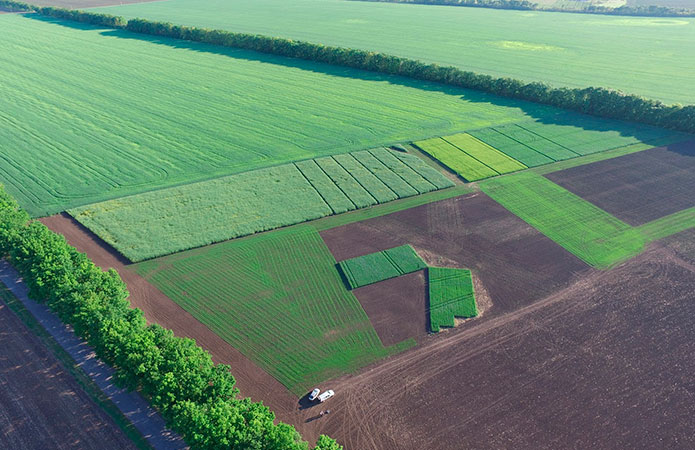
#> input picture Photo1.jpg, 695 x 450 px
$ python Dron5.py   (older library calls are emulated)
#> lines starting #> are read from the running program, lines starting #| are printed output that depends on the picture; long printed decimals are rounded
from PIL import Image
import cv2
def get_main_color(img):
    colors = img.getcolors(2560) #put a higher value if there are many colors in your image
    max_occurence, most_present = 0, 0
    try:
        for c in colors:
            if c[0] > max_occurence:
                (max_occurence, most_present) = c
        return most_present
    except TypeError:
        raise Exception("Too many colors in the image")
def get_avg_color(img):
    red, green, blue = 0, 0, 0
    n = len(img)*len(img[0])
    for row in img:
        for pixel in row:
            print(pixel[0])
            red += pixel[0]
            green += pixel[1]
            blue += pixel[2]
            #print(pixel)
    red = red/n
    green = green / n
    blue = blue / n
    return(red,green,blue)
#img = cv2.imread("Photo1.jpg")
#get_avg_color(img)
def imposition(img1,img2):
    im1 = img1
    im2 = img2
    im1.paste(im2, (j,i), im2)
    Photosave=im1
img = Image.open("Photo1.jpg")
#> img is the input picture: PIL image 695x450 RGB; mean R, G, B 98, 131.7, 106.9
img2 = Image.open("Photo2.jpg")
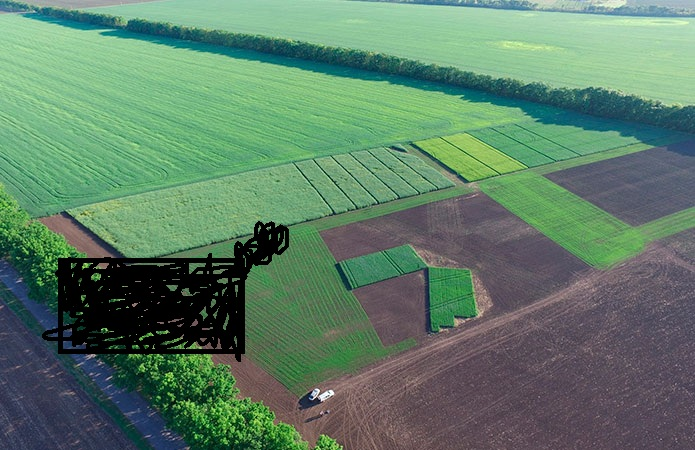
#> input picture Photo2.jpg, 695 x 450 px
#> img2 is the input picture: PIL image 695x450 RGB; mean R, G, B 93.6, 125.2, 102.8
imgwidth, imgheight = img.size
#> imgwidth = 695; imgheight = 450
#img.crop((30, 30, w-80, h-40)).save("file.png")
amount = 1;
width, length = 15, 10
img3 = Image.new("RGBA", (220, 220), (255, 255, 255))
#> img3: PIL image 220x220 RGBA; every value is 255
img3 = Image.open("redd-11.png").convert("RGBA")
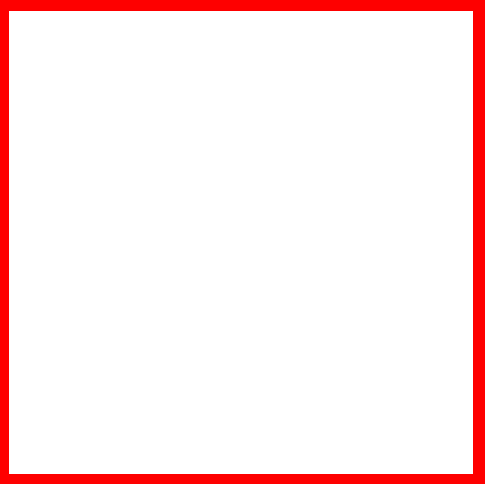
#> input picture redd-11.png, 485 x 484 px
#> img3 is the input picture: PIL image 485x484 RGBA; mean R, G, B, A 254.9, 233.4, 233.4, 21.6
img3 = img3.resize((width,length), Image.ANTIALIAS)
img3.save("red.png")
Photosave=Image.open("Photo1.jpg")
Photosave2=Image.open("Photo2.jpg")
for i in range(0,imgheight,length):
    for j in range(0,imgwidth,width):
        if j+width > imgwidth:
            w = imgwidth
        else:
            w = j+width
#> w = 15
        if i+length > imgheight:
            h = imgheight
        else:
            h = i+length
#> h = 10

        #img.crop((j, i, w, h)).save("images/file"+str(amount)+".png")
        cropimages1=img.crop((j, i, w, h))
        cropimages2=img2.crop((j, i, w, h))
        imgg1=cropimages1
        imgg2 = cropimages2
        imgg1.save("1Crop.jpg")
        imgg2.save("2Crop.jpg")
        imgg1= cv2.imread("1Crop.jpg")
        imgg2 = cv2.imread("2Crop.jpg")
        color1 =  get_avg_color(imgg1)
#> in get_avg_color, `n = len(img)*len(img[0])`: n = 150
#> the loop in get_avg_color, `for row in img:` made 10 passes
#> (printed output is left out)
#> after the loop in get_avg_color, `for row in img:`: blue = 11306; green = 19508; red = 21083
#> in get_avg_color, `red = red/n`: red = 140.6
#> in get_avg_color, `green = green / n`: green = 130.1
#> in get_avg_color, `blue = blue / n`: blue = 75.37
#> color1 = (140.6, 130.1, 75.37)
        color2 =  get_avg_color(imgg2)
#> the loop in get_avg_color (call 2), `for row in img:` made 10 passes
#> (printed output is left out)
#> color2 = (140.5, 129.9, 75.5)
        mult = abs(color1[0]-color2[0]) * abs(color1[1]-color2[1]) * abs(color1[2]-color2[2])
#> mult = 0.00197
        print(mult)
#| 0.00197
        if not(mult<=12500):
            imposition(Photosave,img3)
            imposition(Photosave2,img3)
            #cropimages1.save("uncommon/"+"(1)"+str(amount)+str(color1)+".jpg")
            #cropimages2.save("uncommon/"+"(2)"+str(amount)+str(color2)+".jpg")
        amount=amount+1
image1 = Photosave
image2 = Photosave2
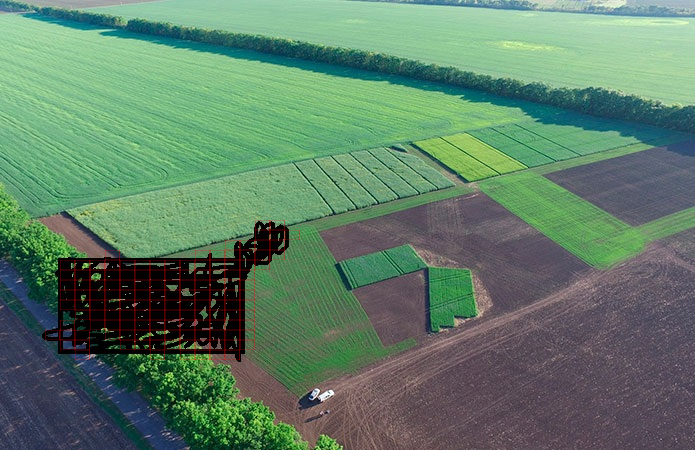
#> image2: PIL image 695x450 RGB; mean R, G, B 94.7, 125.1, 102.7
(width1, height1) = image1.size
#> width1 = 695; height1 = 450
(width2, height2) = image2.size
#> width2 = 695; height2 = 450
result_width1 = width1+width2
#> result_width1 = 1390
result_height1 = max(height1,height2)
#> result_height1 = 450
result1=Image.new('RGB', (result_width1, result_height1))
#> result1: PIL image 1390x450 RGB; every value is 0
result1.paste(im=image1, box=(0,0))
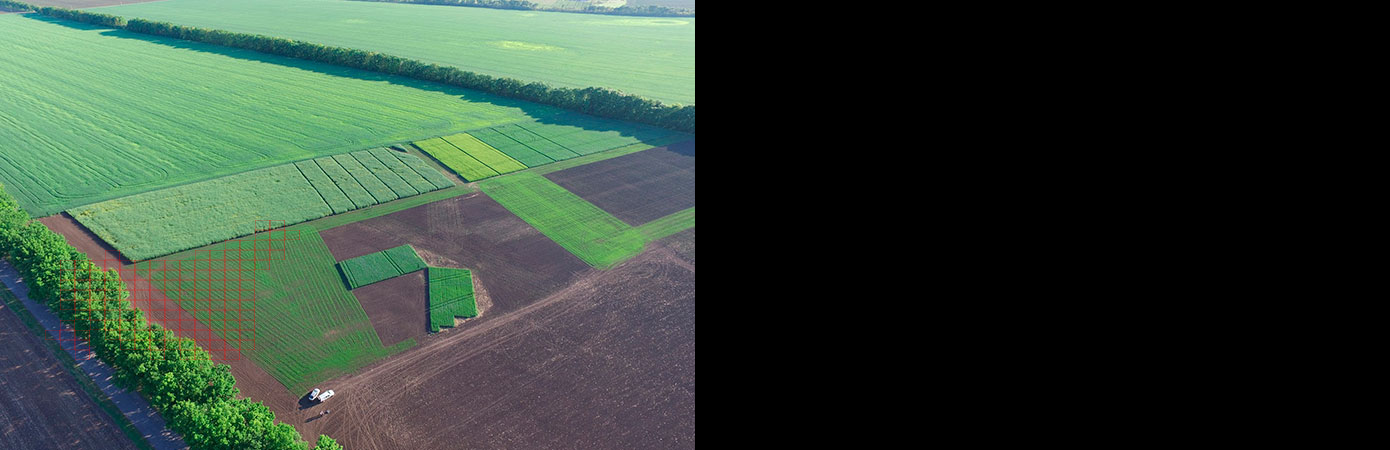
#> result1: PIL image 1390x450 RGB; mean R, G, B 49.4, 65.5, 53.3
result1.paste(im=image2, box=(width2,0))
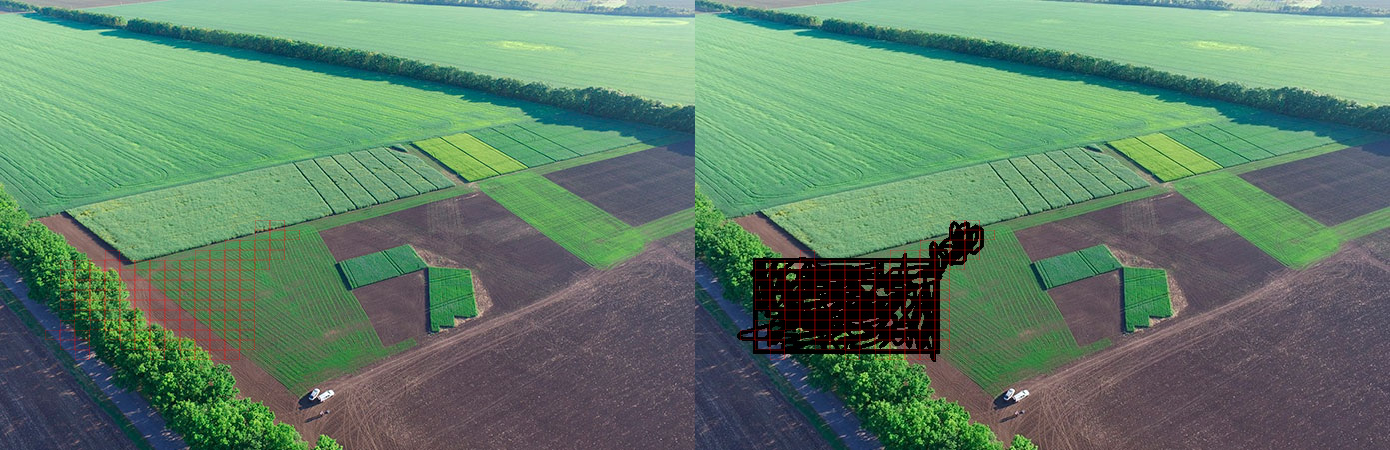
#> result1: PIL image 1390x450 RGB; mean R, G, B 96.7, 128.1, 104.6
result1.save("resultall.jpg")
